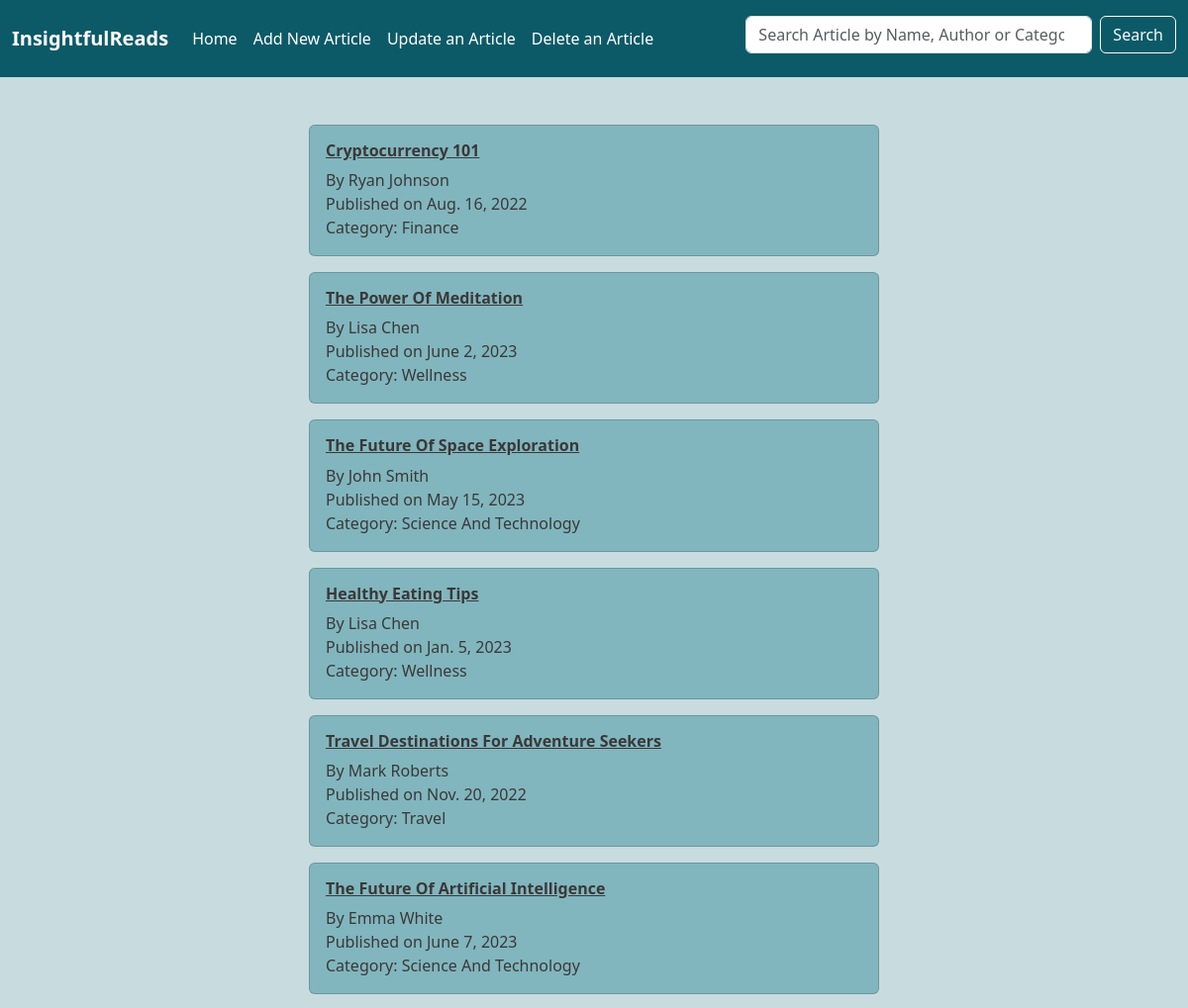
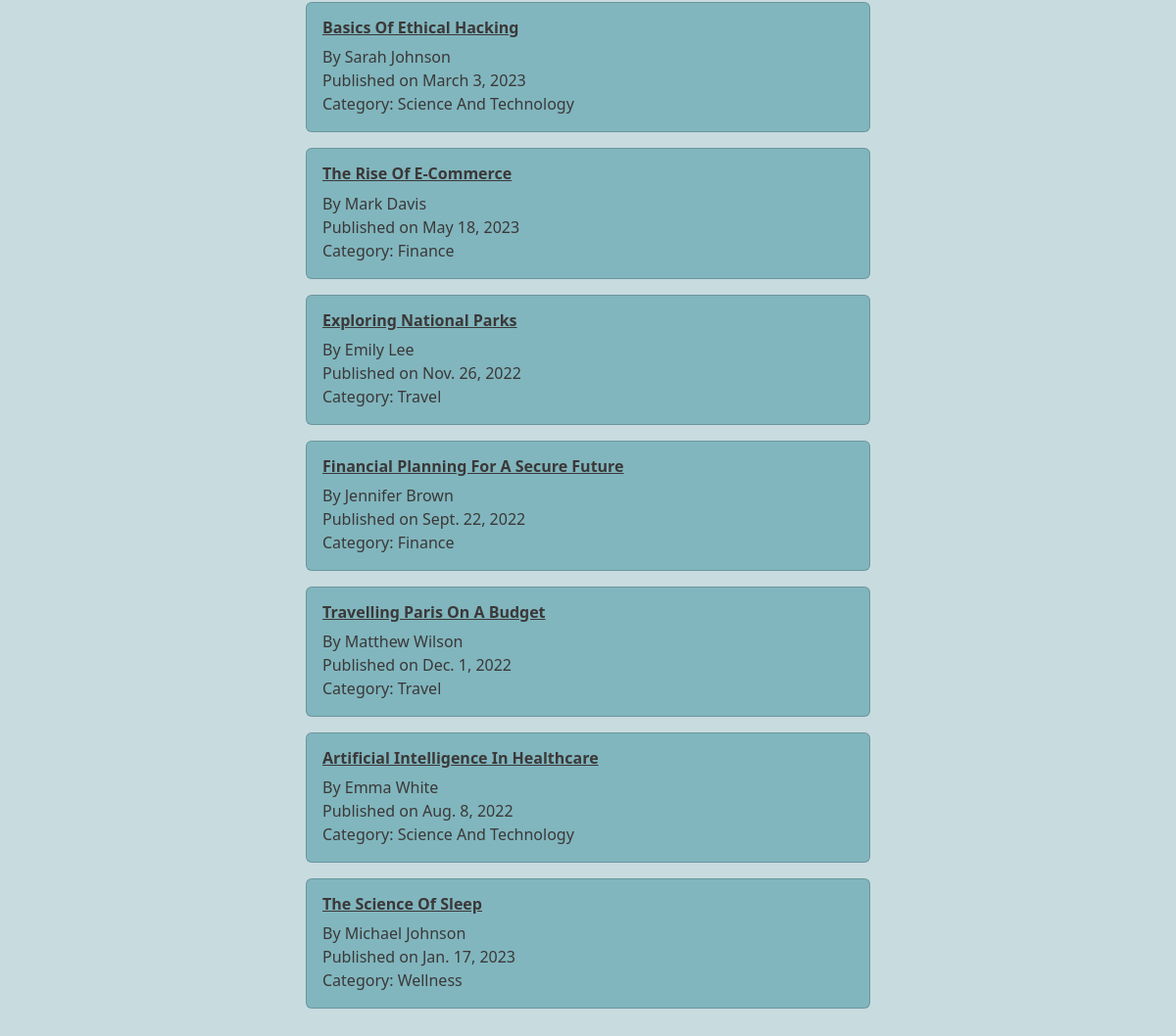
The page / on the database its author committed (2 pictures, top to bottom).
### addnew/models.py (models this page shows, shortened)
class Article(models.Model):
    article_name = models.CharField(max_length = 100)
    author_name = models.CharField(max_length = 100)
    publishing_date = models.DateField()
    category = models.CharField(max_length = 100)

### insight_webpage/views.py (the view)
# urls.py: path('', views.home, name = 'Home'),
def home(request):
    articles = list(Article.objects.all())
    purpose = request.GET.get('purpose', '')
    article = request.GET.get('article', '')
    n = len(articles)
    parameters = {'purpose' : purpose, 'article' : article, 'articles' : articles, 'range' : range(n)}
    return render (request, 'home.html', parameters)

### templates/home.html (shortened to what this page needs)
{% extends 'basic.html' %}
{% block body %}
  <div class="container-fluid col-lg-6 my-5">
    {% for i in articles|slice:"0:" %}
      <div class="card mb-3" style="max-width: 800px; background-color: #81B6BE;">
          <div class="row g-0">
            <div class="col-md-8">
              <div class="card-body" style="color:#3B3838">
                <h6 class="card-title"> <strong> <a href='http://127.0.0.1:8000/article?article={{i.article_name}}' style="color:#3B3838">{{i.article_name}}</a></strong></h6>
                By {{i.author_name}}
                <br>
                Published on {{i.publishing_date}}
                <br>
                Category: {{i.category}}
              </div>
            </div>
          </div>
        </div>
    {% endfor %}
  </div>
{% endblock %}

### templates/basic.html (shortened to what this page needs)
<html lang="en">
<head>
    <link rel="stylesheet" href="https://cdn.jsdelivr.net/npm/bootstrap@5.3.0/dist/css/bootstrap.min.css">
</head>
<body style="background-color: #C8DBDF">
<nav class="navbar navbar-expand-lg" style="background-color: #0C5A67">
    <div class="container-fluid">
        <a class="navbar-brand" href="http://127.0.0.1:8000/" style="color: #ffffff"><strong>InsightfulReads</strong></a>
        <div class="collapse navbar-collapse" id="navbarSupportedContent">
            <ul class="navbar-nav me-auto mb-2 mb-lg-0">
                <li class="nav-item">
                    <a class="nav-link active" aria-current="page" href="http://127.0.0.1:8000/" style="color: #ffffff">Home</a>
                </li>
                <li class="nav-item">
                    <a class="nav-link" href="http://127.0.0.1:8000/add/" style="color: #ffffff">Add New Article</a>
                </li>
                <li class="nav-item">
                    <a class="nav-link" href="http://127.0.0.1:8000/update/" style="color: #ffffff">Update an Article</a>
                </li>
                <li class="nav-item">
                    <a class="nav-link" href="http://127.0.0.1:8000/delete/" style="color: #ffffff">Delete an Article</a>
                </li>
            </ul>
            <form class="d-flex" role="search" action="/search">
                <input class="form-control mt-2 me-2" type="search" style="width: 350px" placeholder="Search Article by Name, Author or Category" name="search" aria-label="Search Article">
                <button class="btn btn-outline-light mt-2" type="submit">Search</button>
            </form>
        </div>
    </div>
</nav>
{% block body %}
{% endblock %}
</body>
</html>

### rows shown on the page
Article: article_name "Cryptocurrency 101", author_name "Ryan Johnson", publishing_date "Aug. 16, 2022", category "Finance"
Article: article_name "The Power Of Meditation", author_name "Lisa Chen", publishing_date "June 2, 2023", category "Wellness"
Article: article_name "The Future Of Space Exploration", author_name "John Smith", publishing_date "May 15, 2023", category "Science And Technology"
Article: article_name "Healthy Eating Tips", author_name "Lisa Chen", publishing_date "Jan. 5, 2023", category "Wellness"
Article: article_name "Travel Destinations For Adventure Seekers", author_name "Mark Roberts", publishing_date "Nov. 20, 2022", category "Travel"
Article: article_name "The Future Of Artificial Intelligence", author_name "Emma White", publishing_date "June 7, 2023", category "Science And Technology"
Article: article_name "Basics Of Ethical Hacking", author_name "Sarah Johnson", publishing_date "March 3, 2023", category "Science And Technology"
Article: article_name "The Rise Of E-Commerce", author_name "Mark Davis", publishing_date "May 18, 2023", category "Finance"
Article: article_name "Exploring National Parks", author_name "Emily Lee", publishing_date "Nov. 26, 2022", category "Travel"
Article: article_name "Financial Planning For A Secure Future", author_name "Jennifer Brown", publishing_date "Sept. 22, 2022", category "Finance"
Article: article_name "Travelling Paris On A Budget", author_name "Matthew Wilson", publishing_date "Dec. 1, 2022", category "Travel"
Article: article_name "Artificial Intelligence In Healthcare", author_name "Emma White", publishing_date "Aug. 8, 2022", category "Science And Technology"
Article: article_name "The Science Of Sleep", author_name "Michael Johnson", publishing_date "Jan. 17, 2023", category "Wellness"
